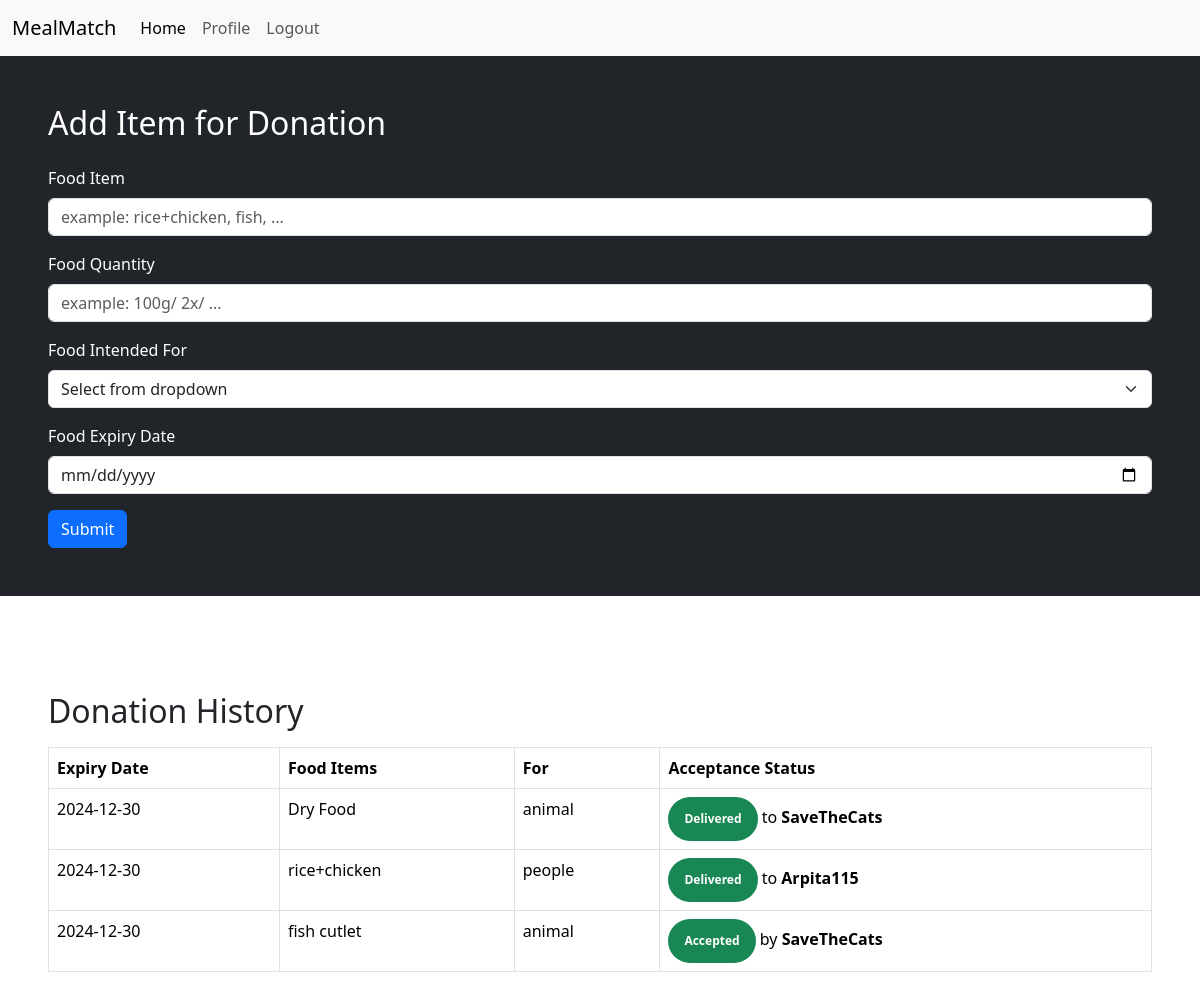
Screenshot of /dashboard/restaurant (signed in) with the database file from the repository.
### models.py (models this page shows, shortened)
class Donation(db.Model):
    id = db.Column(db.Integer, primary_key=True)
    user_id = db.Column(db.Integer, db.ForeignKey('users.id'), nullable=False)
    restaurant_id = db.Column(db.Integer, db.ForeignKey('restaurant.id'), nullable=False)
    description = db.Column(db.String(500), nullable=False)
    quantity = db.Column(db.Integer, nullable=False)
    preference = db.Column(db.String(50), nullable=False)  # 'street_animal' or 'people'
    status = db.Column(db.String(50), default='pending')  # pending, accepted, completed, cancelled
    expiry_date = db.Column(db.String(50), nullable=False)

class NGO(db.Model):
    __tablename__ = 'ngos'
    id = db.Column(db.Integer, primary_key=True, autoincrement=True)
    user_id = db.Column(db.Integer, db.ForeignKey('users.id'), nullable=False)
    name = db.Column(db.String(100), nullable=False)
    focus_area = db.Column(db.String(100), nullable=False)
    service_area = db.Column(db.String(100), nullable=False)
    type = db.Column(db.String(50))
    __mapper_args__ = {
        'polymorphic_identity': 'ngo',
        'polymorphic_on': type
    }

### app.py (the view)
@app.route('/dashboard/restaurant', methods=['GET', 'POST'])
def restaurant():
    if session.get('role')=='restaurant':
        if request.method == 'POST':
            restaurant = Restaurant.query.filter_by(user_id=session['user_id']).first()
            donation = Donation(
                user_id=session['user_id'],
                description=request.form['description'],
                quantity=request.form['quantity'],
                restaurant_id=restaurant.id,
                preference=request.form['preference'],
                expiry_date=request.form['expiry_date']
            )
            db.session.add(donation)
            db.session.commit()
            flash('Donation created successfully')
            return redirect(url_for('getDashboard'))
        elif request.method == 'GET':
            donations = Donation.query.filter_by(user_id=session['user_id']).order_by(Donation.expiry_date.desc()).all()
            return render_template('restaurant.html', donations=donations, acceptedby=acceptedby)
    else:
        return redirect(url_for('getDashboard'))

### app.py (called while the page is built)
def acceptedby(donation_id):
    if 'user_id' not in session:
        return redirect(url_for('login'))
    user = User.query.get(session['user_id'])
    donation = Donation.query.get_or_404(donation_id)
    ngo_id = donation.status.split(',')[1]
    ngo = NGO.query.filter(NGO.id == ngo_id).first()
    return ngo.name

### templates/restaurant.html (shortened to what this page needs)
{% extends 'bootstrap.html' %}
{% block body %}
<div class="mb-4">
    <div class="text-white bg-dark p-5">
        <h2 class="mb-4">Add Item for Donation</h2>
        <form action="/dashboard/restaurant" method="POST">
        <div class="mb-3">
            <label for="foodItem" class="form-label">Food Item</label>
            <input type="text" class="form-control" id="foodItem" name="description" placeholder="example: rice+chicken, fish, ...">
        </div>
        <div class="mb-3">
            <label for="foodQuantity" class="form-label">Food Quantity</label>
            <input type="text" class="form-control" id="foodQuantity" name="quantity" placeholder="example: 100g/ 2x/ ...">
        </div>
        <div class="mb-3">
            <label for="foodFor" class="form-label">Food Intended For</label>
            <select class="form-select" id="foodFor" name="preference">
            <option>Select from dropdown</option>
            </select>
        </div>
        <div class="mb-3">
            <label for="expiryDate" class="form-label">Food Expiry Date</label>
            <input type="date" class="form-control" id="expiryDate" name="expiry_date">
        </div>
        <button type="submit" class="btn btn-primary">Submit</button>
        </form>
    </div>
    <div class="p-5">
        <h2 class="mt-5">Donation History</h2>
        <table class="table table-bordered mt-3">
        <thead>
            <tr>
            <th>Expiry Date</th>
            <th>Food Items</th>
            <th>For</th>
            <th>Acceptance Status</th>
            </tr>
        </thead>
        <tbody>
            {% for donation in donations %}
            <tr>
            <td>{{ donation.expiry_date }}</td>
            <td>{{ donation.description }}</td>
            <td>{{ donation.preference }}</td>
            <td>
                {% if donation.status == 'pending' %}
                <span class="badge p-3 rounded-pill bg-warning">Pending</span>
                <a href="{{ url_for('cancel_donation', donation_id=donation.id) }}" class="btn btn-danger">Cancel</a>
                {% elif donation.status == 'rejected' %}
                <span class="badge rounded-pill bg-danger p-3">Rejected</span>
                {% elif donation.status.split(',')[0] == 'accepted' %}
                <span class="badge p-3 rounded-pill bg-success">Accepted</span> by <b>{{ acceptedby(donation.id) }}</b>
                {% elif donation.status.split(',')[0] == 'delivered' %}
                <span class="badge p-3 rounded-pill bg-success">Delivered</span> to <b>{{ acceptedby(donation.id) }}</b>
                {% endif %}
            </td>
            </tr>
            {% endfor %}
        </tbody>
        </table>
    </div>
</div>
{% endblock %}

### rows the page displays
Donation: expiry_date "2024-12-30", description "Dry Food", preference "animal", status.name "SaveTheCats"
Donation: expiry_date "2024-12-30", description "rice+chicken", preference "people", status.name "Arpita115"
Donation: expiry_date "2024-12-30", description "fish cutlet", preference "animal", status.name "SaveTheCats"
